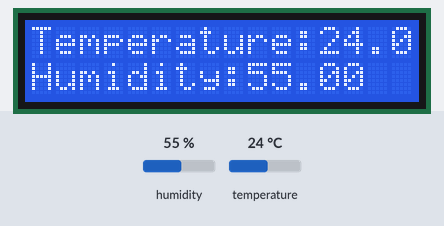
Bench run of a sketch on a simulated Arduino Nano, built with avr-gcc and run on an emulated ATmega328P. Shown: 16×2 character LCD. The test bench sets the inputs (shaded band); at power-on: humidity 55 %, temperature 24 °C. What the sketch prints to the serial monitor is not drawn.

Above: at 1.2 s.
1.3 s: humidity set to 22 %
At 3.1 s:
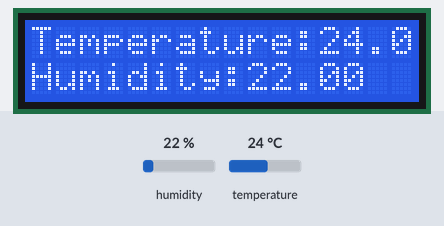
4.0 s: temperature set to 12 °C
At 4.7 s:
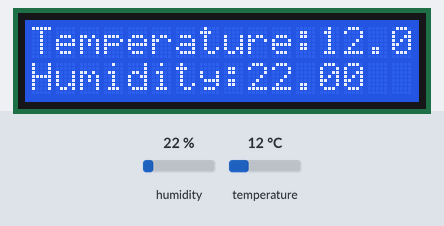
6.7 s: humidity set to 40 %
At 9.2 s:
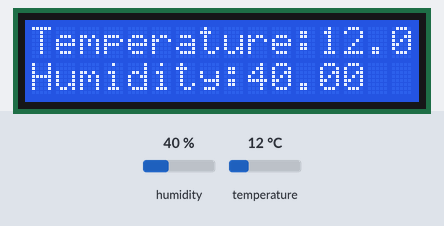
9.7 s: temperature set to 19 °C
At 10.9 s:
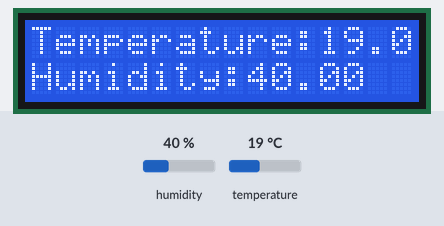
Timing chart, 0 to 12.7 s (numbered marks = the images above; inputs shaded):
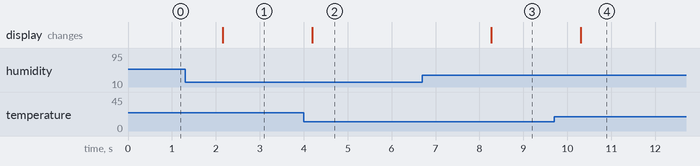

The sketch:

TEMP_in_LCD.ino
```cpp
#include <Wire.h>
#include <LiquidCrystal_I2C.h>
#include <DHT.h>

#define DHTPIN 2          // Digital pin connected to the DHT sensor
#define DHTTYPE DHT11     // DHT 11

DHT dht(DHTPIN, DHTTYPE);

LiquidCrystal_I2C lcd(0x27, 16, 2);  // Set the LCD address to 0x27 for a 16 chars and 2 line display

void setup() {
  Serial.begin(9600);
  dht.begin();
  lcd.init();                      // Initialize the LCD
  lcd.backlight();                 // Turn on the backlight
  lcd.setCursor(0,0);
  lcd.print("Temperature:");
  lcd.setCursor(0,1);
  lcd.print("Humidity:");
}

void loop() {
  float humidity = dht.readHumidity();    // Read humidity
  float temperature = dht.readTemperature();  // Read temperature in Celsius

  if (isnan(humidity) || isnan(temperature)) {  // Check if any reads failed
    Serial.println("Failed to read from DHT sensor!");
    return;
  }

  Serial.print("Humidity: ");
  Serial.print(humidity);
  Serial.print(" %\t");
  Serial.print("Temperature: ");
  Serial.print(temperature);
  Serial.println(" *C");

  lcd.setCursor(12,0);  // Set the cursor to the 12th column of the first row
  lcd.print(temperature);  // Print temperature
  lcd.setCursor(9,1);  // Set the cursor to the 9th column of the second row
  lcd.print(humidity);  // Print humidity

  delay(2000);  // Delay for 2 seconds
}
```

Measured:
- after the input at 1.3 s, the display: changes after 0.86 s (image 1)
- after the input at 4.0 s, the display: changes after 0.19 s (image 2)
- after the input at 6.7 s, the display: changes after 1.6 s (image 3)
- after the input at 9.7 s, the display: changes after 0.60 s (image 4)
